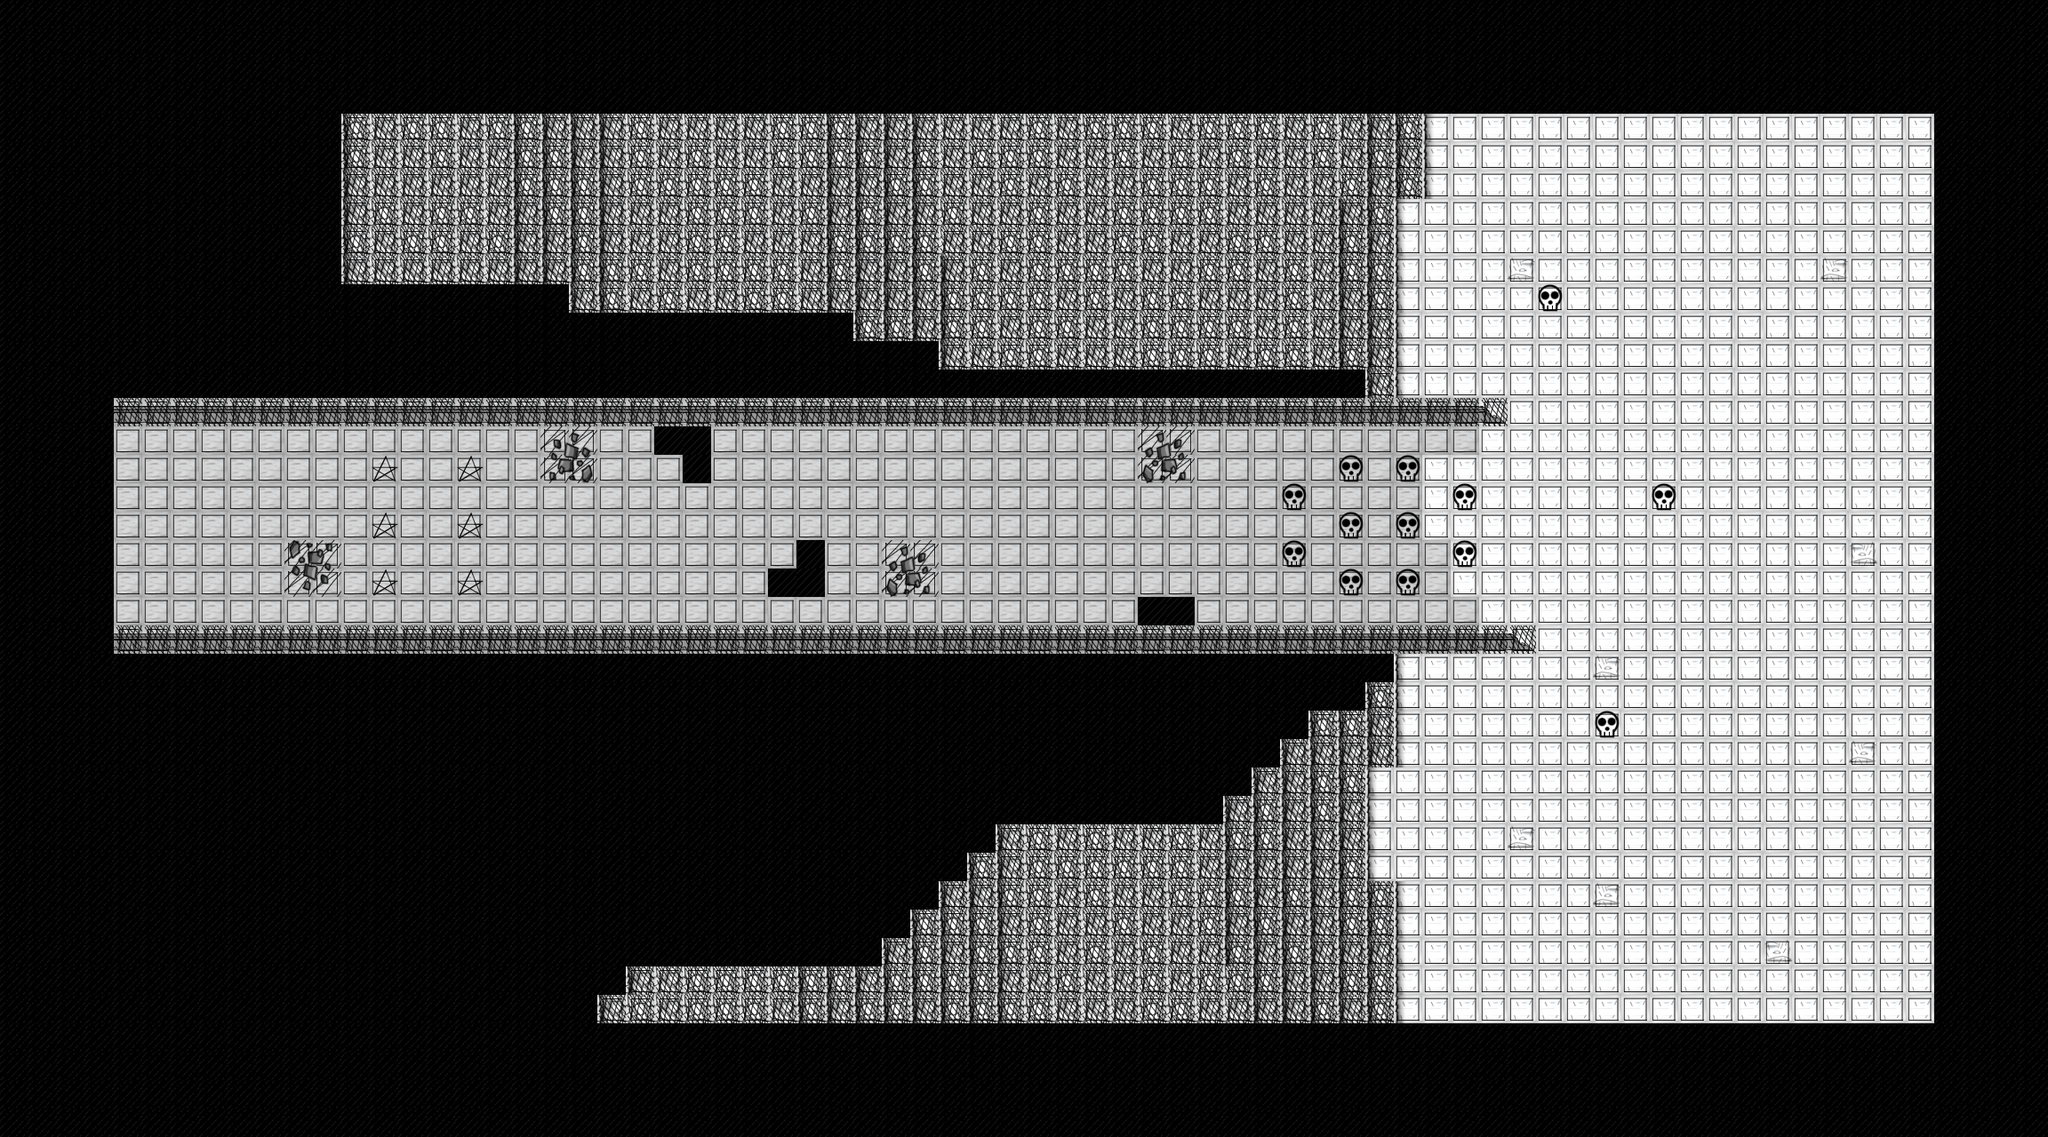

This game map was drawn from its Tiled (.tmx) file and the tilesets committed beside it. A one-line description and the trimmed map source follow:
An orthogonal 72x40 tile map with 32x32 px tiles, 4 tile layers (Aesthetic Layer, Doodadlayer, Data Layer, Spawn Layer), 3 tilesets.

<map version="1.0" tiledversion="1.1.5" orientation="orthogonal" renderorder="right-down" width="72" height="40" tilewidth="32" tileheight="32" infinite="0" nextobjectid="1">
 <tileset firstgid="1" name="32X32" tilewidth="32" tileheight="32" tilecount="35" columns="5">
  <image source="32X32.png" width="160" height="224" />
  <tile id="0">
   <properties>
    <property name="canMove" type="bool" value="true" />
    <property name="moveCost" type="int" value="1" />
    <property name="occupied" type="bool" value="false" />
   </properties>
  </tile>
  <tile id="1">
   <properties>
    <property name="canMove" type="bool" value="true" />
    <property name="moveCost" type="int" value="3" />
    <property name="occupied" type="bool" value="false" />
   </properties>
  </tile>
  <tile id="2">
   <properties>
    <property name="canMove" type="bool" value="false" />
    <property name="moveCost" type="int" value="0" />
    <property name="occupied" type="bool" value="false" />
   </properties>
  </tile>
  <tile id="4">
   <properties>
    <property name="EnemySpawn" type="bool" value="false" />
    <property name="VanguardSpawn" type="bool" value="true" />
   </properties>
  </tile>
  <tile id="34">
   <properties>
    <property name="EnemySpawn" type="bool" value="true" />
    <property name="VanguardSpawn" type="bool" value="false" />
   </properties>
  </tile>
 </tileset>
 <tileset firstgid="36" name="Tree3" tilewidth="96" tileheight="96" tilecount="1" columns="1">
  <image source="Tree3.png" width="96" height="96" />
 </tileset>
 <tileset firstgid="37" name="64X64" tilewidth="32" tileheight="32" tilecount="24" columns="4">
  <image source="64X64.png" width="129" height="194" />
 </tileset>
 <layer name="Aesthetic Layer" width="72" height="40">
  <data>[2880 cells, 2880 non-empty, 6 distinct tile ids]</data>
 </layer>
 <layer name="Doodadlayer" width="72" height="40">
  <data>[2880 cells, 726 non-empty, 5 distinct tile ids]</data>
 </layer>
 <layer name="Data Layer" width="72" height="40">
  <data>[2880 cells, 2880 non-empty, 3 distinct tile ids]</data>
 </layer>
 <layer name="Spawn Layer" width="72" height="40">
  <data>[2880 cells, 43 non-empty, 7 distinct tile ids]</data>
 </layer>
</map>
